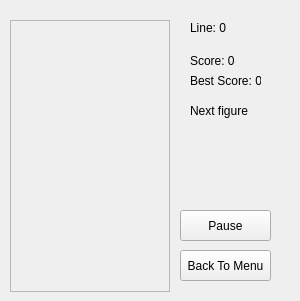
<?xml version="1.0" encoding="UTF-8"?>
<ui version="4.0">
 <class>GamePage</class>
 <widget class="QWidget" name="GamePage">
  <property name="geometry">
   <rect>
    <x>0</x>
    <y>0</y>
    <width>300</width>
    <height>301</height>
   </rect>
  </property>
  <property name="sizePolicy">
   <sizepolicy hsizetype="Minimum" vsizetype="Minimum">
    <horstretch>0</horstretch>
    <verstretch>0</verstretch>
   </sizepolicy>
  </property>
  <property name="windowTitle">
   <string>Tetris</string>
  </property>
  <widget class="QLabel" name="scoreLabel">
   <property name="geometry">
    <rect>
     <x>190</x>
     <y>50</y>
     <width>51</width>
     <height>21</height>
    </rect>
   </property>
   <property name="text">
    <string>Score: 0</string>
   </property>
  </widget>
  <widget class="QPushButton" name="pauseButton">
   <property name="geometry">
    <rect>
     <x>180</x>
     <y>210</y>
     <width>91</width>
     <height>31</height>
    </rect>
   </property>
   <property name="text">
    <string>Pause</string>
   </property>
  </widget>
  <widget class="QPushButton" name="backButton">
   <property name="geometry">
    <rect>
     <x>180</x>
     <y>250</y>
     <width>91</width>
     <height>31</height>
    </rect>
   </property>
   <property name="text">
    <string>Back To Menu</string>
   </property>
  </widget>
  <widget class="GameController" name="gameWidget">
   <property name="geometry">
    <rect>
     <x>10</x>
     <y>20</y>
     <width>160</width>
     <height>272</height>
    </rect>
   </property>
   <property name="frameShape">
    <enum>QFrame::StyledPanel</enum>
   </property>
   <property name="frameShadow">
    <enum>QFrame::Raised</enum>
   </property>
  </widget>
  <widget class="QLabel" name="bestScoreLabel">
   <property name="geometry">
    <rect>
     <x>190</x>
     <y>70</y>
     <width>71</width>
     <height>21</height>
    </rect>
   </property>
   <property name="text">
    <string>Best Score: 0</string>
   </property>
  </widget>
  <widget class="QLabel" name="lineLabel">
   <property name="geometry">
    <rect>
     <x>190</x>
     <y>20</y>
     <width>41</width>
     <height>16</height>
    </rect>
   </property>
   <property name="text">
    <string>Line: 0</string>
   </property>
  </widget>
  <widget class="QLabel" name="nextFigureLabel">
   <property name="geometry">
    <rect>
     <x>190</x>
     <y>100</y>
     <width>71</width>
     <height>21</height>
    </rect>
   </property>
   <property name="text">
    <string>Next figure</string>
   </property>
  </widget>
 </widget>
 <layoutdefault spacing="6" margin="11"/>
 <customwidgets>
  <customwidget>
   <class>GameController</class>
   <extends>QFrame</extends>
   <header>gamecontroller.h</header>
   <container>1</container>
  </customwidget>
 </customwidgets>
 <resources/>
 <connections/>
</ui>
